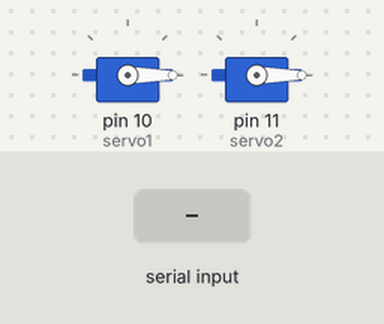
The sketch below on a simulated Arduino Uno, built with avr-gcc and run on an emulated ATmega328P. Shown: 2 × servo. Inputs (shaded band) come from the test bench. What the sketch prints to the serial monitor is not drawn.

Above: at 1.2 s.
1.3 s: "1\n" received over Serial
At 2.5 s:
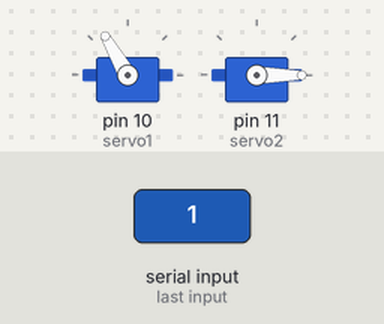
2.8 s: "30,150\n" received over Serial
At 3.6 s:
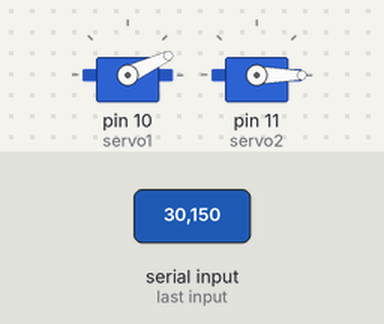
4.3 s: "2\n" received over Serial
At 4.7 s:
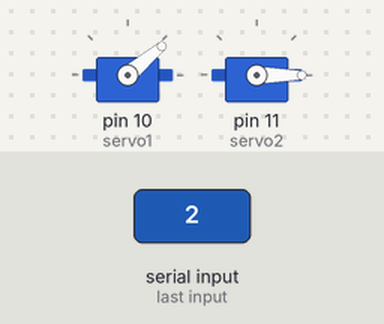
Timing chart, 0 to 7.3 s (numbered marks = the images above; inputs shaded):
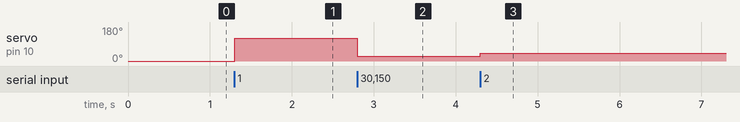

Measured:
- after the input at 1.3 s, servo on pin 10 (servo1): 0° → 120° at once
- after the input at 2.8 s, servo on pin 10 (servo1): 120° → 25° at once
- after the input at 4.3 s, servo on pin 10 (servo1): 25° → 40° at once

The sketch:

ArduinoBraille.ino
```cpp
#include <Keypad.h>
#include <Servo.h>

const byte ROWS = 4;  //four rows
const byte COLS = 2;  //four columns
const byte led = 2;
//define the cymbols on the buttons of the keypads
char hexaKeys[ROWS][COLS] = {
  { '1', '5' },
  { '2', '6' },
  { '3', '7' },
  { '4', '8' }
};
byte rowPins[ROWS] = { 6, 5, 4, 3 };  //connect to the row pinouts of the keypad
byte colPins[COLS] = { 7, 8 };        //connect to the column pinouts of the keypad

//initialize an instance of class NewKeypad
Keypad customKeypad = Keypad(makeKeymap(hexaKeys), rowPins, colPins, ROWS, COLS);

String data = "hello";
char customKey;
/////////////////////////////////////////////////////////////////////////////////////////////////

Servo servo1;
Servo servo2;


int val;

int Spos[8] = { 145, 120, 95, 87, 73, 55, 40, 25 };
int Spos1[8] = { 118, 0, 60, 68, 79, 42, 24, 98 };
//int Spos[8] = { 0, 40, 70, 79, 90, 115, 130, 145 };

int demR = 0, demL = 0;

void setup() {
  Serial.begin(115200);

  servo1.attach(10);
  servo1.write(0);

  servo2.attach(11);
  servo2.write(0);
}


void loop() {
  controlServo();
  keypad_encode();
}

void controlServo() {
  int demR = 0, demL = 0;


  if (Serial.available()) {

    String data = Serial.readStringUntil('\n');
    // String data = "1";
    char text[data.length()];

    for (int i = 0; i < data.length(); i++) {
      text[i] = data[i];
    }

    int i = 0;
    //123
    if (((int)text[i] - 48) < 4) {
      if (text[i] == '1' && text[i + 1] != '2' && text[i + 1] != '3') {
        servo1.write(Spos[1]);
        Serial.print("Goc servo1: ");
        Serial.print(Spos[1]);
      } else if (text[i] == '1' && text[i + 1] == '2' && text[i + 2] != '3') {

        servo1.write(Spos[2]);
        Serial.print("Goc servo1: ");
        Serial.print(Spos[2]);
      } else if (text[i] == '1' && text[i + 1] == '2' && text[i + 2] == '3') {
        servo1.write(Spos[3]);
        Serial.print("Goc servo1: ");
        Serial.print(Spos[3]);
      } else if (text[i] == '2' && text[i + 1] == '3') {
        servo1.write(Spos[4]);
        Serial.print("Goc servo1: ");
        Serial.print(Spos[4]);
      } else if (text[i] == '3') {
        servo1.write(Spos[7]);
        Serial.print("Goc servo1: ");
        Serial.print(Spos[7]);
      } else if (text[i] == '1' && text[i + 1] == '3') {
        servo1.write(Spos[5]);
        Serial.print("Goc servo1: ");
        Serial.print(Spos[5]);
      } else if (text[i] == '2' && text[i + 1] != '3') {
        servo1.write(Spos[6]);
        Serial.print("Goc servo1: ");
        Serial.print(Spos[6]);
      } else {
        servo1.write(Spos[0]);
        Serial.print("Goc servo1: ");
        Serial.print(Spos[0]);
      }
    }

    //456

    for (int i = 0; i < data.length(); i++) {
      if (((int)text[i] - 48) > 3) {
        demR += 1;
      }
      if (((int)text[i] - 48) < 4) {
        demL += 1;
      }
    }

    i = demL;

    //Serial.print("________Dem: ");
    //Serial.print(demR);

    if (demR == 1) {
      if (text[i] == '4') {
        servo2.write(Spos1[1]);
        Serial.print("__Goc servo2: ");
        Serial.print(Spos1[1]);
      } else if (text[i] == '5') {
        servo2.write(Spos1[1]);
        Serial.print("__Goc servo2: ");
        Serial.print(Spos1[6]);
      } else if (text[i] == '6') {
        servo2.write(Spos1[1]);
        Serial.print("__Goc servo2: ");
        Serial.print(Spos1[7]);
      }
    } else if (demR == 2) {
      if (text[i] == '4' && text[i + 1] == '5') {
        servo2.write(Spos1[1]);
        Serial.print("__Goc servo2: ");
        Serial.print(Spos1[2]);

      } else if (text[i] == '5' && text[i + 1] == '6') {
        servo2.write(Spos1[1]);
        Serial.print("__Goc servo2: ");
        Serial.print(Spos1[4]);
      } else if (text[i] == '4' && text[i + 1] == '6') {
        //Serial.write("  Goc servo2: ");
        //Serial.write(Spos[5]);
        servo2.write(Spos1[1]);
        Serial.print("__Goc servo2: ");
        Serial.print(Spos1[5]);
      }
    } else if (text[i] == '4' && text[i + 1] == '5' && text[i + 2] == '6') {
      servo2.write(Spos1[1]);
      Serial.print("__Goc servo2: ");
      Serial.print(Spos1[3]);
    } else {
      servo2.write(Spos1[1]);
      Serial.print("__Goc servo2: ");
      Serial.print(Spos1[0]);
    }
  }
}

void keypad_encode() {
  customKey = customKeypad.getKey();

  if (customKey) {
    switch (customKey) {
      case '1':
        data = "DETECT";
        break;
      case '2':
        data = "LESSONS";
        break;
      case '3':
        data = "NEXT";
        break;
      case '4':
        data = "BACK";
        break;
      case '5':
        data = "RIGHT";
        break;
      case '6':
        data = "LEFT";
        break;
      case '7':
        data = "EXPLAIN";
        break;
      case '8':
        data = "OFF";
        break;
    }
    Serial.println(data);
  }
}
```
